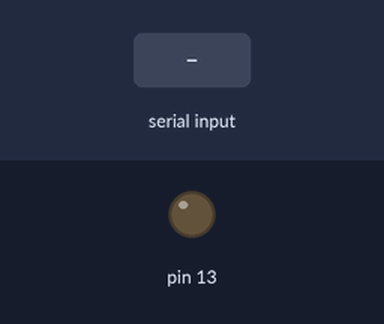
Recording of a sketch running on a simulated Arduino Uno, built with avr-gcc and run on an emulated ATmega328P. Parts: output pins drawn as LEDs (lit = HIGH). The inputs (shaded band) are chosen by the test bench. What the sketch prints to the serial monitor is not drawn.

Above: at 1.2 s.
1.3 s: "1" received over Serial
At 2.5 s:
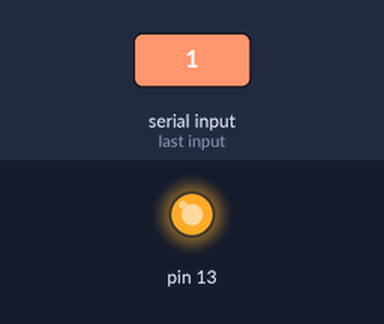
2.8 s: "0" received over Serial
At 3.8 s:
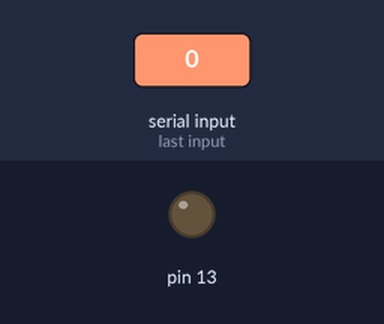
Timing chart, 0 to 5.8 s (numbered marks = the images above; inputs shaded):
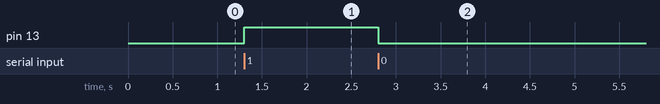

The sketch:

serialreview.ino
```cpp
void setup() {  // put your setup code here, to run once:
Serial.begin(9600);
pinMode(13, OUTPUT);
Serial.print(" press 1 to turn led ON and press 0 to turn OFF");
digitalWrite(13, LOW); }

void loop() {  // put your main code here, to run repeatedly:
int a=Serial.read();
if (a==49) {
  digitalWrite(13,HIGH);
}
if (a==48) {
  digitalWrite(13,LOW);
}
delay(1);
}
```

Measured:
- after the input at 1.3 s, pin 13: LOW → HIGH at once
- after the input at 2.8 s, pin 13: HIGH → LOW at once
